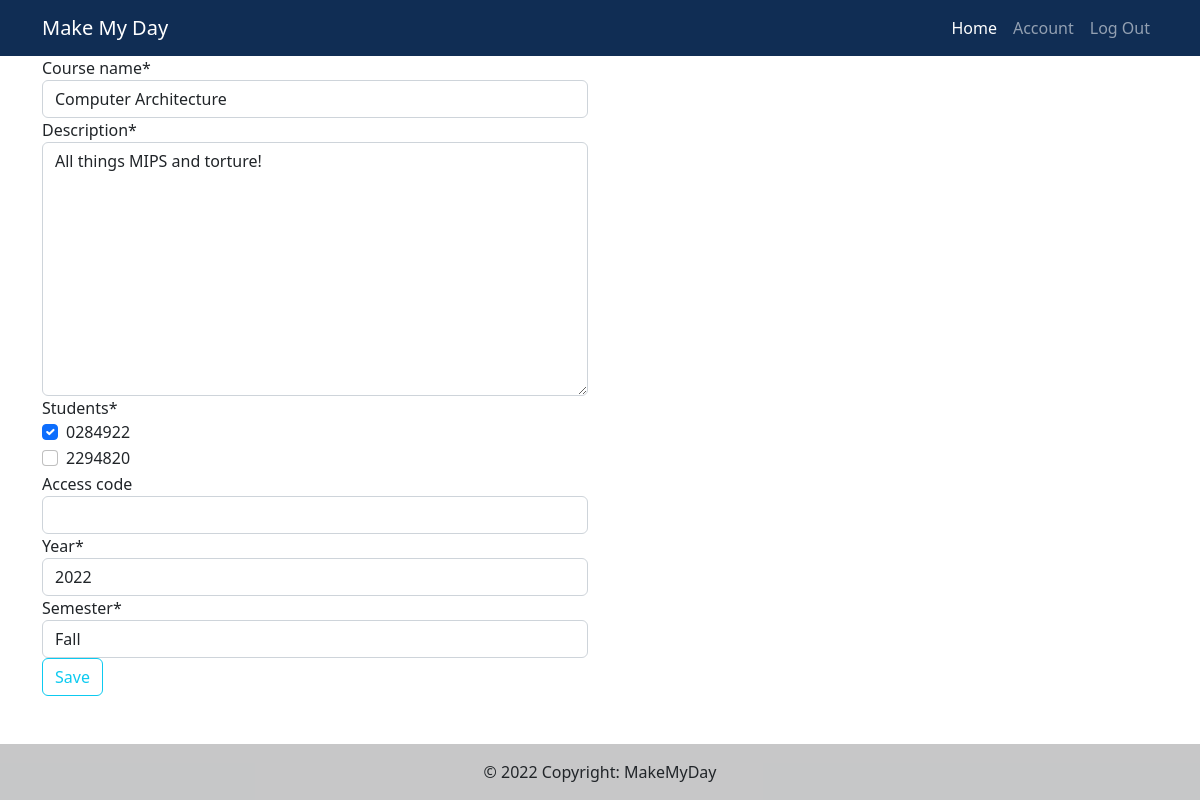
The page /course/edit/4/ (signed in) on the database as committed earlier.
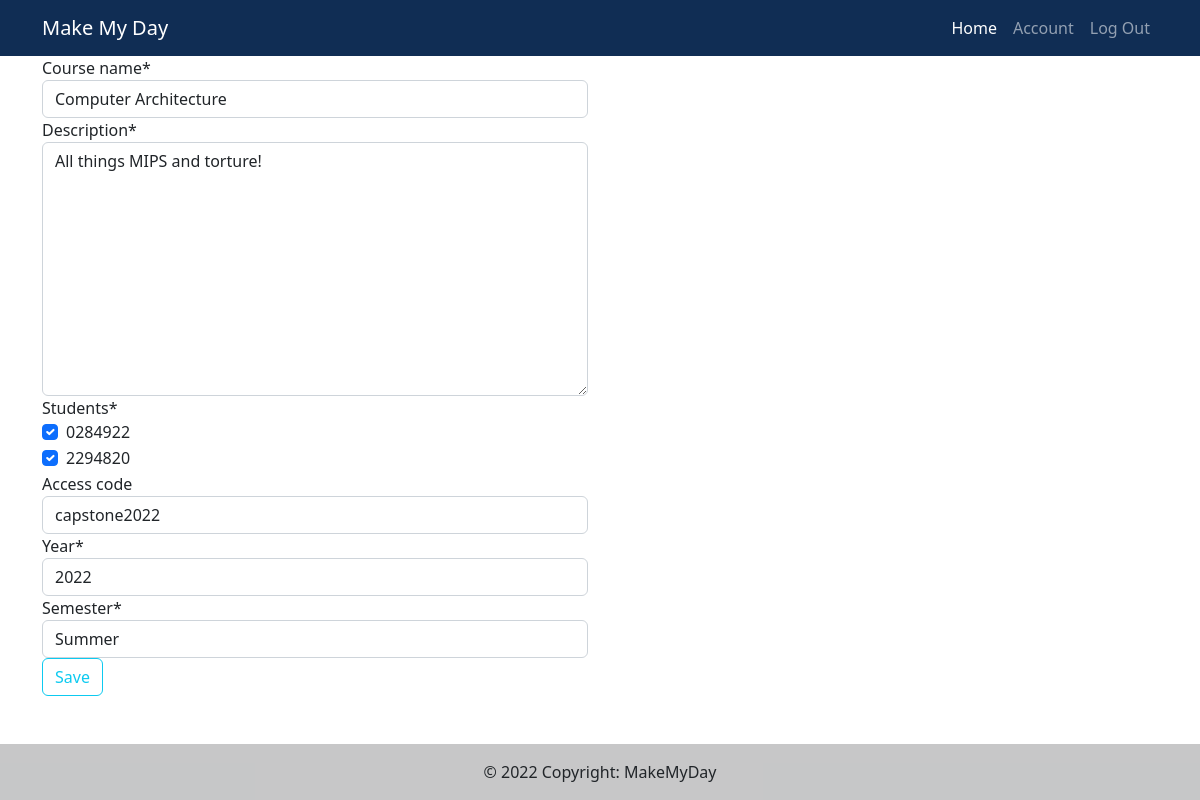
The same page on the database as committed later.
### main/models.py (models this page shows, shortened)
class Course(models.Model):
    instructors = models.ManyToManyField(Instructor, related_name="instructors")
    students = models.ManyToManyField(Student, related_name="students")
    course_id = models.BigAutoField(primary_key=True, db_column="course_id")
    course_name = models.CharField(max_length=255)
    description = models.TextField(default="")
    access_code = models.CharField(max_length=100, default="", blank=True)
    year = models.PositiveIntegerField(default=timezone.now().year, validators=[MinValueValidator(1900), max_value_current_year])
    SPRING = "SPRING"
    SUMMER = "SUMMER" # this means once every two days
    FALL = "FALL"
    CHOICES = (
        (SPRING, "Spring"),
        (SUMMER, "Summer"),
        (FALL, "Fall"),
    )
    semester = models.CharField(choices = CHOICES, default=SUMMER, max_length=120)

### course/views.py (the view)
# urls.py: path('edit/<int:pk>/', courseViews.CourseEdit.as_view(), name='course_edit'),
class CourseEdit(LoginRequiredMixin, UpdateView):
    model = Course
    form_class = CourseForm
    template_name = 'course/course_form.html'
    success_url = reverse_lazy('course_list')

### course/form.py
class CourseForm(ModelForm):
    class Meta:
        model = Course
        fields = ['course_name', 'description', 'students', 'access_code', 'year', 'semester']
    students = forms.ModelMultipleChoiceField(queryset=Student.objects.all(),widget=forms.CheckboxSelectMultiple)

### main/models.py (called while the page is built)
    def __str__(self):
        return str(self.student_id)

### course/templates/course/course_form.html
{% extends 'main/base.html' %}
{% load crispy_forms_tags %}
{% block content %}
<div class="container">
    <div class="row">
    <div class="col-md-6">
        <form method="post">{% csrf_token %}
            <div class="form-group">
                {{form|crispy}}
            </div>
            <div class="form-group">
                <button type="submit" class="btn btn-outline-info btn-block">Save</button>
            </div>
        </form>
    </div>
    </div>
</div>
{% endblock %}

Rows that differ between the two databases and show on the page:
changed Course "Computer Architecture": access_code (not shown) → "capstone2022"; semester "Fall" → "Summer"
Other text that changed with them:
form field students: "☑ ☐" → "☑ ☑"
